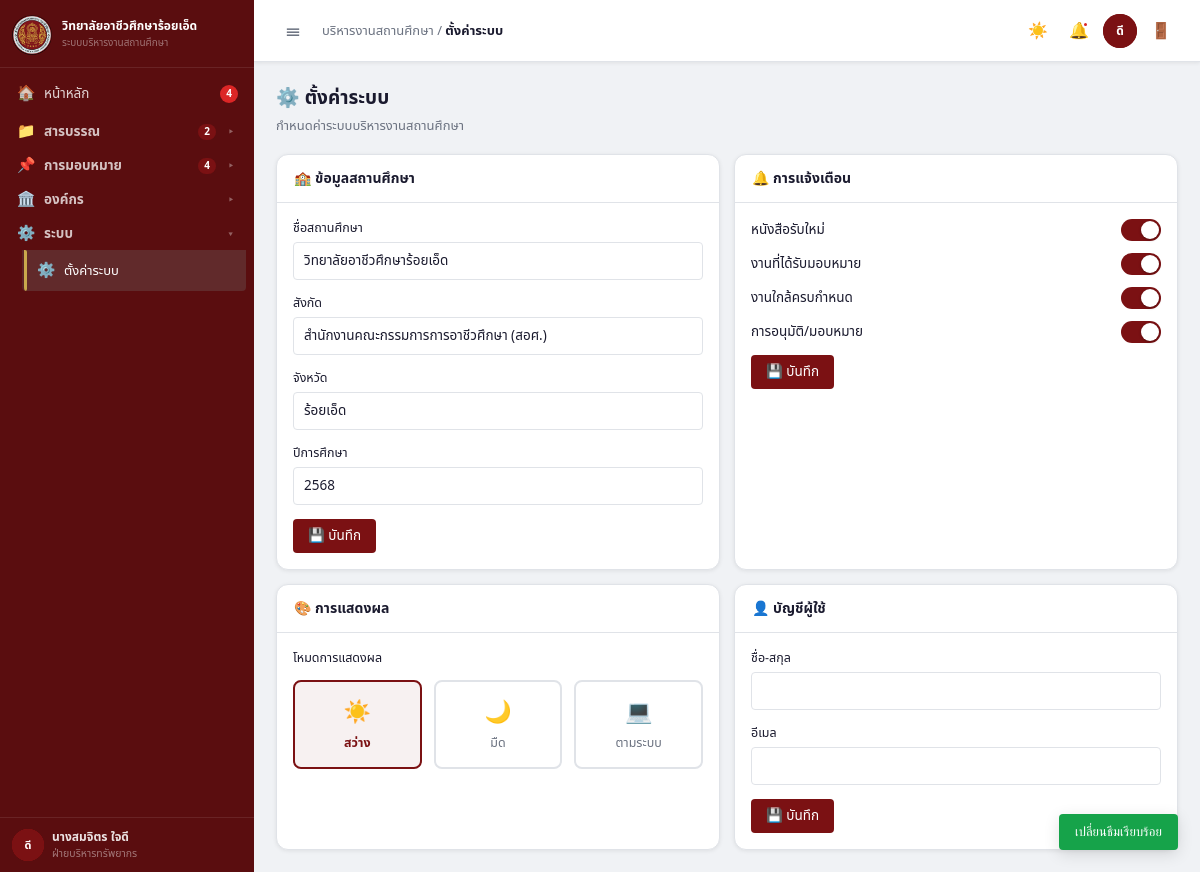
The page /?page=settings (signed in) on the database its author committed.
### tables this page shows
CREATE TABLE IF NOT EXISTS users (
  id         INT UNSIGNED AUTO_INCREMENT PRIMARY KEY,
  username   VARCHAR(50)  NOT NULL UNIQUE,
  password   VARCHAR(255) NOT NULL,
  name       VARCHAR(100) NOT NULL,
  nickname   VARCHAR(50)  DEFAULT '',
  title      VARCHAR(100) DEFAULT '',
  role       ENUM('admin','director','deputy','head','dept_head','teacher','staff') NOT NULL DEFAULT 'staff',
  dept       VARCHAR(150) DEFAULT '',
  active     TINYINT(1)   NOT NULL DEFAULT 1,
  email      VARCHAR(150) DEFAULT '',
  avatar     VARCHAR(255) DEFAULT '',
  created_at TIMESTAMP    NOT NULL DEFAULT CURRENT_TIMESTAMP
);

### includes/db.php (called while the page is built, shortened)
<?php
function db(): PDO {
    static $pdo = null;
    if ($pdo === null) {
        $dsn = 'mysql:host=' . DB_HOST . ';port=' . DB_PORT . ';dbname=' . DB_NAME . ';charset=' . DB_CHARSET;
        $pdo = new PDO($dsn, DB_USER, DB_PASS, [
            PDO::ATTR_ERRMODE            => PDO::ERRMODE_EXCEPTION,
            PDO::ATTR_DEFAULT_FETCH_MODE => PDO::FETCH_ASSOC,
            PDO::ATTR_EMULATE_PREPARES   => false,
        ]);
    }
    return $pdo;
}
function query(string $sql, array $params = []): PDOStatement {
    $stmt = db()->prepare($sql);
    $stmt->execute($params);
    return $stmt;
}
function fetchOne(string $sql, array $params = []): array|false {
    return query($sql, $params)->fetch();
}
function fetchValue(string $sql, array $params = []): mixed {
    return query($sql, $params)->fetchColumn();
}

### includes/auth.php (called while the page is built, shortened)
<?php
require_once __DIR__ . '/db.php';
function current_user(): array|false {
    return fetchOne('SELECT * FROM users WHERE id=? AND active=1', [$_SESSION['user_id']]);
}
function require_auth(): array {
    $user = current_user();
    return $user;
}

### includes/layout.php (the view, shortened to what this page needs)
<?php
require_once __DIR__ . '/functions.php';
function renderHead(string $title = ''): void {
    $appName = APP_NAME;
    $pageTitle = $title ? "$title — $appName" : $appName;
    echo <<<HTML
<!DOCTYPE html>
<html lang="th">
<head>
<meta charset="utf-8">
<meta name="viewport" content="width=device-width,initial-scale=1">
<title>{$pageTitle}</title>
<link rel="stylesheet" href="/rvc.rts/assets/css/app.css">
</head>
HTML;
}
function renderShell(array $user, string $page, string $pageTitle, callable $content): void {
    require_once __DIR__ . '/auth.php';
    renderHead($pageTitle);
    $logo = '/rvc.rts/project/uploads/logo-1782108162561.png';
    $schoolName = SCHOOL_NAME;
    $appName = APP_NAME;
    $avImg = avatarHtml($user, '32px', '11px');
    $avImgHdr = avatarHtml($user, '34px', '12px');
    $uname = e($user['name']);
    $udept = e($user['dept']);
    require_once __DIR__ . '/db.php';
    $annCount  = (int)fetchValue("SELECT COUNT(*) FROM documents_in WHERE status='pending_annotation'");
    $taskCount = (int)fetchValue("SELECT COUNT(*) FROM tasks WHERE status != 'done'");
    $navGroups = [
        ['📁', 'สารบรรณ', [
            ['register', '📋', 'ทะเบียนหนังสือรับ-ส่ง', null],
            ['newdoc',   '📥', 'รับเอกสารใหม่', null],
            ['annotate', '✏️', 'เกษียนหนังสือ', $annCount ?: null],
        ]],
        ['📌', 'การมอบหมาย', [
            ['route',  '📤', 'เสนอ / มอบหมาย', null],
            ['tasks',  '📊', 'ติดตามงาน', $taskCount ?: null],
            ['reply',  '↩️', 'เกษียนตอบ / รายงาน', null],
        ]],
        ['🏛️', 'องค์กร', [
            ['orgchart', '🏢', 'โครงสร้างองค์กร', null],
        ]],
        ['⚙️', 'ระบบ', array_values(array_filter([
            ['settings', '⚙️', 'ตั้งค่าระบบ', null],
            $user['role'] === 'admin' ? ['users',  '👥', 'จัดการผู้ใช้งาน', null] : null,
            $user['role'] === 'admin' ? ['import', '🔄', 'โอนข้อมูลบุคลากร', null] : null,
            $user['role'] === 'admin' ? ['admin',  '🔧', 'จัดการระบบ (Admin)', null] : null,
        ]))],
    ];
    echo <<<HTML
<body>
<div class="rts" data-theme="light">
<div class="wrap">
<aside class="sb" id="sidebar">
  <div class="sb-brand">
    <img class="sb-logo" src="{$logo}" alt="logo" onerror="this.style.display='none'">
    <div class="sb-txt">
      <div class="sb-name">{$schoolName}</div>
      <div class="sb-sub">{$appName}</div>
    </div>
  </div>
  <nav class="sb-nav">
HTML;
    $cls = $page === 'dashboard' ? 'si act' : 'si';
    $bdg = $taskCount ? "<span class=\"si-bdg\">{$taskCount}</span>" : '<span class="si-bdg"></span>';
    echo "<a class=\"{$cls}\" href=\"/rvc.rts/?page=dashboard\"><span class=\"si-ico\">🏠</span><span class=\"si-lbl\">หน้าหลัก</span>{$bdg}</a>\n";
    $gIdx = 0;
    foreach ($navGroups as [$gIcon, $groupName, $items]) {
        $groupActive = false;
        $groupBadgeTotal = 0;
        foreach ($items as [$key, $icon, $label, $badge]) {
            if ($page === $key) $groupActive = true;
            $groupBadgeTotal += (int)$badge;
        }
        $openAttr = $groupActive ? ' open' : '';
        $gId      = 'sg-' . $gIdx++;
        $gBdgHtml = $groupBadgeTotal ? "<span class=\"sg-bdg\">{$groupBadgeTotal}</span>" : '';
        echo "<details class=\"sb-grp\"{$openAttr} id=\"{$gId}\">\n";
        echo "  <summary class=\"sb-sec-toggle\">\n";
        echo "    <span class=\"sb-grp-ico\">{$gIcon}</span>\n";
        echo "    <span class=\"sb-sec-lbl\">" . e($groupName) . "</span>\n";
        echo "    {$gBdgHtml}\n";
        echo "    <span class=\"sb-chv\"></span>\n";
        echo "  </summary>\n";
        echo "  <div class=\"sb-grp-items\">\n";
        foreach ($items as [$key, $icon, $label, $badge]) {
            $cls     = $page === $key ? 'si act' : 'si';
            $bdgHtml = $badge ? "<span class=\"si-bdg\">{$badge}</span>" : '<span class="si-bdg"></span>';
            echo "    <a class=\"{$cls}\" href=\"/rvc.rts/?page={$key}\"><span class=\"si-ico\">{$icon}</span><span class=\"si-lbl\">" . e($label) . "</span>{$bdgHtml}</a>\n";
        }
        echo "  </div>\n";
        echo "</details>\n";
    }
    echo <<<HTML
  </nav>
  <div class="sb-foot">
    <div class="sb-av">{$avImg}</div>
    <div class="sb-ui">
      <div class="sb-uname">{$uname}</div>
      <div class="sb-urole">{$udept}</div>
    </div>
  </div>
</aside>
<div class="main" id="main-content">
  <header class="hdr">
    <div class="htgl" id="sb-toggle">☰</div>
    <div class="hbc">บริหารงานสถานศึกษา / <strong>{$pageTitle}</strong></div>
    <div class="hact">
      <button class="hbtn" id="theme-btn" title="เปลี่ยนธีม">☀️</button>
      <button class="hbtn" title="การแจ้งเตือน">🔔<span class="ndot"></span></button>
      <div class="uav" title="{$uname}">{$avImgHdr}</div>
      <button class="hbtn" onclick="openModal('logout-modal')" title="ออกจากระบบ">🚪</button>
    </div>
  </header>
  <div class="pg" id="page-content">
HTML;
    echo <<<HTML
  </div>
</div>
</div>
</div>
<div id="toast"></div>
<div class="ov hidden" id="logout-modal">
  <div class="mdl" style="max-width:360px;text-align:center">
    <div class="mb" style="padding:32px 24px 20px">
      <div style="font-size:48px;margin-bottom:12px">🚪</div>
      <div style="font-size:16px;font-weight:700;margin-bottom:8px">ออกจากระบบ</div>
      <div style="font-size:13.5px;color:var(--tx2)">คุณต้องการออกจากระบบใช่หรือไม่?</div>
    </div>
    <div class="mf" style="justify-content:center;gap:12px">
      <button class="btn bg" onclick="closeModal('logout-modal')">ยกเลิก</button>
      <a class="btn ber" href="/rvc.rts/logout.php">ออกจากระบบ</a>
    </div>
  </div>
</div>
HTML;
    echo <<<HTML
<script src="https://cdnjs.cloudflare.com/ajax/libs/pdf.js/3.11.174/pdf.min.js"></script>
<script>if(window.pdfjsLib) pdfjsLib.GlobalWorkerOptions.workerSrc='https://cdnjs.cloudflare.com/ajax/libs/pdf.js/3.11.174/pdf.worker.min.js';</script>
<script src="/rvc.rts/assets/js/app.js"></script>
</body>
</html>
HTML;
}

### includes/functions.php (shortened to what this page needs)
<?php
function e(mixed $v): string {
    return htmlspecialchars((string)($v ?? ''), ENT_QUOTES | ENT_SUBSTITUTE, 'UTF-8');
}
function avatarChars(string $name): string {
    $chars = mb_substr($name, -2, 2, 'UTF-8');
    return $chars ?: mb_substr($name, 0, 2, 'UTF-8');
}
function avatarHtml(array $user, string $size = '34px', string $fontSize = '12px'): string {
    $nick = trim($user['nickname'] ?? '');
    $av   = $nick ? e(mb_substr($nick, 0, 3, 'UTF-8')) : e(avatarChars($user['name'] ?? ''));
    return "<span style=\"width:{$size};height:{$size};border-radius:50%;background:var(--p);color:#fff;display:flex;align-items:center;justify-content:center;font-size:{$fontSize};font-weight:700;flex-shrink:0\">{$av}</span>";
}

### rows shown on the page
users: av "ดี ดี", name "นางสมจิตร ใจดี", dept "ฝ่ายบริหารทรัพยากร"

### other values the page prints
$schoolName "วิทยาลัยอาชีวศึกษาร้อยเอ็ด"
$appName "ระบบบริหารงานสถานศึกษา"
$taskCount "4"
$gIcon "📁"
$groupName "สารบรรณ"
$groupBadgeTotal "2"
$gIcon "📌"
$groupName "การมอบหมาย"
$groupBadgeTotal "4"
$gIcon "🏛️"
$groupName "องค์กร"
$gIcon "⚙️"
$groupName "ระบบ"
$icon "⚙️"
$label "ตั้งค่าระบบ"
